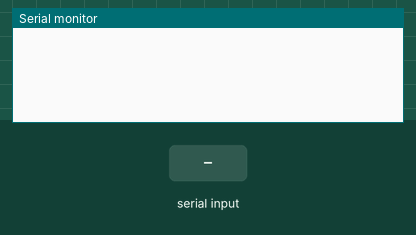
This sketch was run on a simulated ESP8266 (NodeMCU). Parts: the last lines printed to the serial monitor. Inputs (shaded band) come from the test bench. WiFi joins after 1.5 s; servers stay silent unless stated; EEPROM starts erased.

Above: at 1.2 s.
1.3 s: "config\n" received over Serial
At 2.5 s:
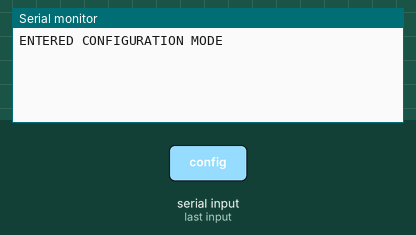
2.8 s: "activate\n" received over Serial
At 3.4 s:
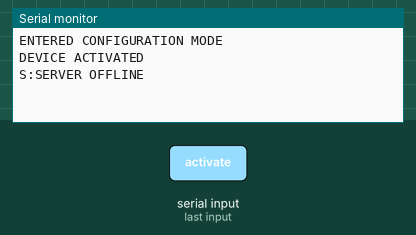
4.3 s: "deactivate\n" received over Serial
At 4.8 s:
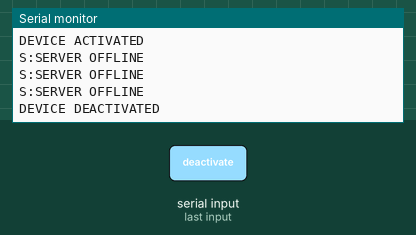
5.9 s: "set#wifi_ssid:\n" received over Serial
At 6.6 s:
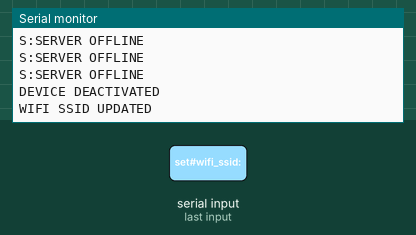
7.4 s: "set#wifi_key:\n" received over Serial
At 8.6 s:
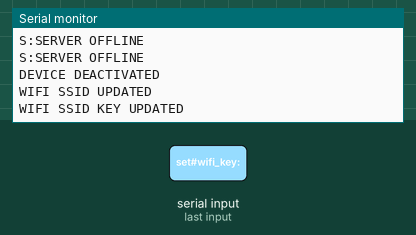
8.9 s: "get#wifi_ssid\n" received over Serial
At 10.1 s:
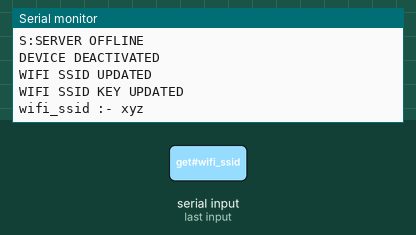

Measured:
- after the input at 1.3 s, the serial monitor: prints a new line at once (image 1)
- after the input at 2.8 s, the serial monitor: prints a new line at once (image 2)
- after the input at 4.3 s, the serial monitor: prints a new line after 0.13 s (image 3)
- after the input at 5.9 s, the serial monitor: prints a new line at once (image 4)
- after the input at 7.4 s, the serial monitor: prints a new line at once (image 5)
- after the input at 8.9 s, the serial monitor: prints a new line at once (image 6)

The sketch:

esp01_iot_service_conf.ino
```cpp
#include "WiFiEEPROMModule.h"
#include "WSHandler.h"

//Process
long con_to=500;
long ping_send_to=5000;
long ping_rec_wait=2000;

long snp;

void setup()
{
  Serial.begin(115200);
  initUdp();
  clnt.onMessage(onMessageCallback);
  clnt.onEvent(onEventsCallback);
  initEEPROMProcess();
}

void loop()
{
  if(udpPacket())
  {
    cmd(udp_data,true);
  }
  if(stat_actv)
  {
    wcon=true;
    if(wcon)
    {
      if(wscon)
      {
        clnt.poll();
        if(ping_flg&&((millis()-snp)>=ping_send_to))
        {
          updateSnapTime();
          clnt.send("P#@");
          ping_flg=false;
          ping_chk=false;
          clnt.poll();
          if(!dcon)
          {
            clnt.send(auth_key_str);
          }
        }
        if(!ping_flg)
        {
          if(ping_chk)
          {
            ping_flg=true;
          }
          else if((millis()-snp)>=ping_rec_wait)
          {
            updateSnapTime();
            wscon=false;
            ping_flg=true;
          }
        }
      }
      else
      {
        ping_flg=true;
        dcon=false;
        rcon=false;
        if((millis()-snp)>=con_to)
        {
          if(!wscon&&cnfg)
          {
            replyBack("S:SERVER OFFLINE");
          }
          clnt.connect(ws_link_str);
          updateSnapTime();
        }
      }
    }
  }
  else
  {
    wscon=false;
    dcon=false;
    rcon=false;
  }
  serialEvent();
}

void cmd(String a,boolean udp_f)
{
  if(!cnfg)
  {
    if(a.equals("config"))
    {
      cnfg=true;
      udp_flg=udp_f;
      replyBack("ENTERED CONFIGURATION MODE");
      return;
    }
    clnt.sendBinary("X:"+a);
    return;
  }
  if(udp_flg!=udp_f)
  {
    return;
  }
  if(a.indexOf("X:")==0)
  {
    clnt.sendBinary(a.substring(2));
  }
  else if(a.equals("activate"))
  {
    ON();
    replyBack("DEVICE ACTIVATED");
  }
  else if(a.equals("deactivate"))
  {
    clnt.close();
    OFF();
    replyBack("DEVICE DEACTIVATED");
  }
  else if(a.indexOf("set#wifi_ssid:")!=-1)
  {
    setWFID(a.substring(14));
    replyBack("WIFI SSID UPDATED");
  }
  else if(a.indexOf("set#wifi_key:")!=-1)
  {
    setKey(a.substring(13));
    replyBack("WIFI SSID KEY UPDATED");
  }
  else if(a.equals("get#wifi_ssid"))
  {
    replyBack("wifi_ssid :- "+loadWFID());
  }
  else if(a.equals("get#wifi_key"))
  {
    String wfkey=loadKey();
    if(loadKey().equals(""))
    {
      wfkey="NULL";
    }
    replyBack("wifi_key :- "+wfkey);
  }
  else if(a.indexOf("set#authkey:")!=-1)
  {
    setAuthKey(a.substring(12));
    replyBack("AUTHENTICATION KEY UPDATED");
  }
  else if(a.equals("get#authkey"))
  {
    replyBack("AUTHENTICATION KEY :- "+loadAuthKey());
  }
  else if(a.indexOf("set#wslink:")!=-1)
  {
    setWSLink(a.substring(11));
    replyBack("WS LINK UPDATED");
  }
  else if(a.equals("get#wslink"))
  {
    replyBack("WS LINK :- "+loadWSLink());
  }
  else if(a.equals("erase"))
  {
    erase();
    replyBack("DEVICE SET TO DEFAULT");
  }
  else if(a.equals("exit"))
  {
    cnfg=false;
    replyBack("CONFIGURATION MODE EXIT");
    udp_flg=false;
  }
  else if(a.equals("CHECK DEVICE"))
  {
    replyBack(model+"@"+service);
  }
  else
  {
    replyBack("INVALID COMMAND");
  }
}

void updateSnapTime()
{
  snp=millis();
}

//#############################################################################################
void serialEvent()
{
  String m="";
  char c='\0';
  while(Serial.available()>0)
  {
    delay(1);
    c=Serial.read();
    if(c=='\n'||c=='\r')
    {
      continue;
    }
    m+=c;
  }
  if(m=="")
  {
    return;
  }
  cmd(m,false);
}
```

WSHandler.h
```cpp
#include "replyinterface.h"
#include <ArduinoWebsockets.h>

String model="ESP8266-01";
String service="SERVICE :- UART";

boolean wcon=false;
boolean wscon=false;
boolean dcon=false;
boolean rcon=false;

boolean ping_flg=true;
boolean ping_chk=false;

using namespace websockets;
WebsocketsClient clnt;

void onMessageCallback(WebsocketsMessage message)
{
  String msg;
   if(message.isBinary()==true)
   {
       msg=message.data();
    if(msg.charAt(0)=='X')
    {
      if(!cnfg)
      {
        msg=msg.substring(2);
      }
      replyToSerial(msg);
      if(udp_flg)
      {
        replyToUdp(msg);
      }
    }
    else if(msg.equals("MODEL"))
    {
      clnt.sendBinary("#:"+model);
    }
    else if(msg.equals("SERVICE"))
    {
      clnt.sendBinary("#:"+service);
    }
   }
   else if(message.isText()==true)
   {
      msg=message.data();
    if(msg.charAt(0)=='S')
    {
      if(cnfg)
      {
        replyBack(msg);
      }
      if(msg.equals("S:DEVICE CONNECTED"))
      {
        dcon=true;
      }
      else if(msg.equals("S:ACCESS DENIED"))
      {
        dcon=false;
      }
      else if(msg.equals("S:REMOTE ONLINE"))
      {
        rcon=true;
        clnt.send("UPDATE OBJECT");
      }
      else if(msg.equals("S:REMOTE OFFLINE"))
      {
        rcon=false;
        clnt.send("UPDATE OBJECT");
      }
      else if(msg.equals("S:REMOTE NOT CONNECTED"))
      {
        rcon=false;
      }
      else if(msg.equals("S:SERVER ONLINE"))
      {
        ping_chk=true;
      }
    }
   }
}

void onEventsCallback(WebsocketsEvent event, String data)
{
    if(event == WebsocketsEvent::ConnectionOpened)
    {
      wscon=true;
      if(cnfg)
      {
        Serial.println("S:SERVER ONLINE");
      }
      clnt.send(auth_key_str);
    }
    else if(event == WebsocketsEvent::ConnectionClosed)
    {
      wscon=false;
      if(cnfg)
      {
        Serial.println("S:SERVER OFFLINE");
      }
    }
}
```

WiFiEEPROMModule.h
```cpp
#include <EEPROM.h>
#include <ESP8266WiFi.h>

void initEEPROMProcess();
void initAddress();
void ON();
void OFF();
void erase();
void checkCode();
void checkActive();
void setCode();
char getCode();
void setActive(boolean);
boolean getActive();
void setWFID(String);
String loadWFID();
void setKey(String);
String loadKey();
void setAuthKey(String);
String loadAuthKey();
void setWSLink(String);
String loadWSLink();
void writeString(int,String);
String fetchString(int);

String ws_link_str;
String auth_key_str;
boolean cnfg=false;
boolean stat_actv;
int code,actv,base,wssid,wkey,wslink,authkey;

void initEEPROMProcess()
{
  EEPROM.begin(128);
  initAddress();
  checkCode();
  checkActive();
  ws_link_str=loadWSLink();
  auth_key_str=loadAuthKey();
  WiFi.mode(WIFI_AP_STA);
  WiFi.softAP("K","123456789");
}

void initAddress()
{
  code=0;
  actv=1;
  base=2;
  wssid=base;
  wkey=wssid+20+1;
  wslink=wkey+30+1;
  authkey=wslink+50+1;
}

void ON()
{
  WiFi.begin(loadWFID(),loadKey());
  setActive(true);
}

void OFF()
{
  WiFi.disconnect(true);
  setActive(false);
}

void erase()
{
  OFF();
  setWFID("xyz");
  setKey("123456789");
  setAuthKey("IR1234567");
  setWSLink("ws://localhost:8080/");
}

void checkCode()
{
  if(getCode()!='W')
  {
    setCode();
  }
}

void checkActive()
{
  stat_actv=getActive();
  if(stat_actv)
  {
    ON();
  }
  else
  {
    OFF();
  }
}
//#############################################################################################
//code
void setCode()
{
  EEPROM.put(code,'W');
  EEPROM.commit();
  erase();
}

char getCode()
{
  char ccd;
  EEPROM.get(code,ccd);
  return ccd;
}

//actv
void setActive(boolean a)
{
  stat_actv=a;
  char actv_c;
  if(a)
  {
    actv_c='1';
  }
  else
  {
    actv_c='0';
  }
  EEPROM.put(actv,actv_c);
  EEPROM.commit();
}

boolean getActive()
{
  char actv_c;
  EEPROM.get(actv,actv_c);
  return (actv_c=='1');
}

//wifi id password
void setWFID(String a)
{
  int dlen=a.length();
  if(dlen>1&&dlen<=20)
  {
    writeString(wssid,a);
  }
}

String loadWFID()
{
  return fetchString(wssid);
}

void setKey(String a)
{
  int dlen=a.length();
  if(dlen==4&&a.equals("NULL"))
  {
    writeString(wkey,a);
  }
  else if(dlen>=8&&dlen<=30)
  {
    writeString(wkey,a);
  }
}

String loadKey()
{
  String a=fetchString(wkey);
  if(a.equals("NULL"))
  {
    a="";
  }
  return a;
}

//auth key

void setAuthKey(String a)
{
  int dlen=a.length();
  if(dlen=9)
  {
    writeString(authkey,a);
    auth_key_str=a;
  }
}

String loadAuthKey()
{
  return fetchString(authkey);
}

//wslink
void setWSLink(String a)
{
  int dlen=a.length();
  if(dlen>=10&&dlen<=50)
  {
    writeString(wslink,a);
    ws_link_str=a;
  }
}

String loadWSLink()
{
  return fetchString(wslink);
}

//#############################################################################################

void writeString(int a,String b)
{
  uint8_t alen=b.length();
  EEPROM.put(a,alen);
  for(int i=0;i<alen;i++)
  {
    char c=b.charAt(i);
    EEPROM.put(a+1+i,c);
  }
  EEPROM.commit();
}

String fetchString(int b)
{
  String tmp="";
  uint8_t alen;
  EEPROM.get(b,alen);
  for(int i=0;i<alen;i++)
  {
    char c;
    EEPROM.get(b+1+i,c);
    tmp+=c;
  }
  return tmp;
}
```

replyinterface.h
```cpp
#include <WiFiUdp.h>

static WiFiUDP udp;
static boolean udp_flg=false;
static String udp_data="";

static IPAddress rem_ip(192,168,4,255);
static int rem_port=4210;

void initUdp()
{
  udp.begin(4210);
}

boolean udpPacket()
{
  int i=udp.parsePacket();
  if(i>0)
  {
    uint8_t dta[i];
    udp.read(dta,i);
    udp_data="";
    rem_ip=udp.remoteIP();
    rem_port=udp.remotePort();
    for(int j=0;j<i;j++)
    {
      udp_data+=(char)(dta[j]);
    }
    return true;
  }
  return false;
}

void replyToSerial(String a)
{
  Serial.println(a);
}

void replyToUdp(String a)
{
  int l=a.length();
  uint8_t dta[l];
  for(int i=0;i<l;i++)
  {
    dta[i]=a.charAt(i);
  }
  udp.beginPacket(rem_ip,rem_port);
  udp.write(dta,l);
  udp.endPacket();
}

void replyBack(String a)
{
  if(udp_flg)
  {
    replyToUdp(a);
  }
  else
  {
    replyToSerial(a);
  }
}
```
